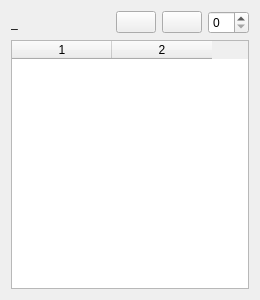
<?xml version="1.0" encoding="UTF-8"?>
<ui version="4.0">
 <class>DeviceIOWidget</class>
 <widget class="QWidget" name="DeviceIOWidget">
  <property name="geometry">
   <rect>
    <x>0</x>
    <y>0</y>
    <width>260</width>
    <height>300</height>
   </rect>
  </property>
  <property name="sizePolicy">
   <sizepolicy hsizetype="Preferred" vsizetype="Preferred">
    <horstretch>0</horstretch>
    <verstretch>0</verstretch>
   </sizepolicy>
  </property>
  <property name="minimumSize">
   <size>
    <width>260</width>
    <height>0</height>
   </size>
  </property>
  <property name="windowTitle">
   <string>Form</string>
  </property>
  <layout class="QGridLayout" name="gridLayout">
   <item row="0" column="0">
    <layout class="QHBoxLayout" name="horizontalLayout">
     <item>
      <widget class="QLabel" name="connection_lbl">
       <property name="text">
        <string>_</string>
       </property>
      </widget>
     </item>
     <item>
      <spacer name="horizontalSpacer">
       <property name="orientation">
        <enum>Qt::Horizontal</enum>
       </property>
       <property name="sizeHint" stdset="0">
        <size>
         <width>40</width>
         <height>20</height>
        </size>
       </property>
      </spacer>
     </item>
     <item>
      <widget class="QPushButton" name="save_btn">
       <property name="text">
        <string/>
       </property>
       <property name="icon">
        <iconset resource="../../../qt/resources/icons.qrc">
         <normaloff>:/icons/icons/down.png</normaloff>:/icons/icons/down.png</iconset>
       </property>
      </widget>
     </item>
     <item>
      <widget class="QPushButton" name="load_btn">
       <property name="text">
        <string/>
       </property>
       <property name="icon">
        <iconset resource="../../../qt/resources/icons.qrc">
         <normaloff>:/icons/icons/up.png</normaloff>:/icons/icons/up.png</iconset>
       </property>
      </widget>
     </item>
     <item>
      <widget class="QSpinBox" name="row_cnt_spin"/>
     </item>
    </layout>
   </item>
   <item row="1" column="0">
    <widget class="QTableWidget" name="table">
     <property name="columnCount">
      <number>2</number>
     </property>
     <column/>
     <column/>
    </widget>
   </item>
  </layout>
 </widget>
 <resources>
  <include location="../../../qt/resources/icons.qrc"/>
 </resources>
 <connections/>
</ui>
